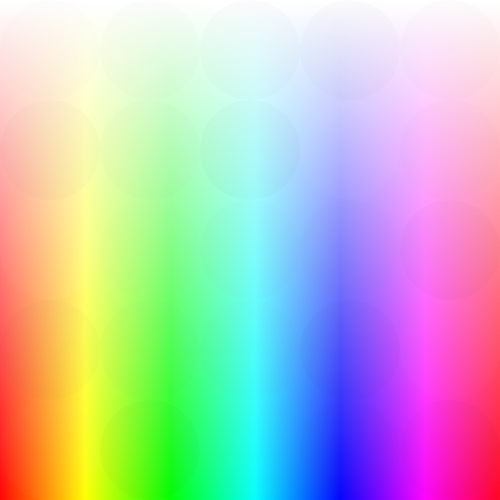
Frame 1 (no input)
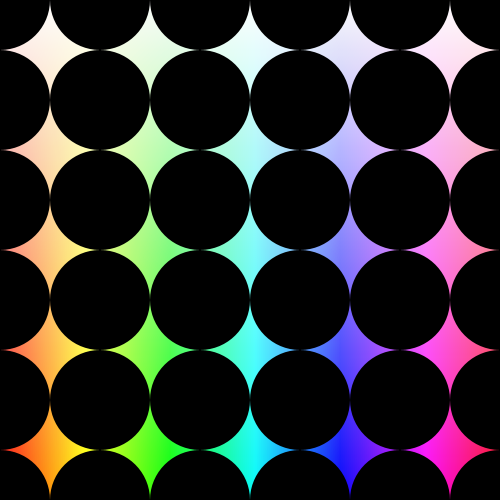
Frame 60 (the mouse pressed at the canvas centre just before this capture)
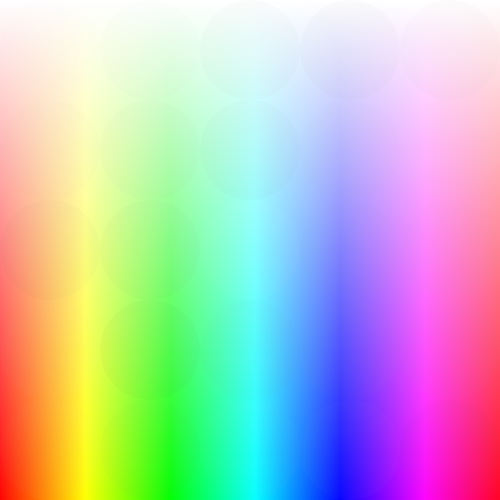
Frame 120 (the mouse held since frame 60 and released just before this capture)

The Processing sketch that drew these frames (run headless with seeded random() and noise(); from frame 60 on, the mouse is pressed at the canvas centre):

// Processing sketch: Ilusion_figura_y_fondo
// ── Ilusion_figura_y_fondo.pde
/*Utilizando un fondo que pasa por una amplia gama de colores claros
junto con circulos negros que generen contraste se genera una pequeña ilusion
que hace pensar que la imagen no tiene ningun efecto alguno, pero si se hace click
sobre ella se puede ver que existen circulos que parpadean con distintas
transparencias.
Ademas se confunde que es figura y que es fondo*/
int t;

void setup() {
  size (500, 500);
  colorMode(HSB);
  
}
void draw() {

  scale(2);
  for (int i = 0; i < 250; i++) { //hacer un cuadrado en cada pixel para tener
    for (int j = 0; j < 250; j++) { //todos los colores en HSB
      stroke(i, j, 360);
      rect(i, j, 1, 1);
    }
  }

  for (int i = 0; i<5; i++) {
    for (int j = 0; j<5; j++) {
      noStroke();
      ellipseMode(CORNER);
      fill(random(255), 5);
      ellipse(i*50, j*50, 50, 50);
    }
  }

  for (int i = 0; i<6; i++) {
    for (int j = 0; j<6; j++) {
      noStroke();
      ellipseMode(CENTER);
      fill(0,t);
      ellipse(i*50, j*50, 50, 50);
    }
  }
  
  if(mousePressed){
    t = 0;
  }else{
    t = 255;
  }
}
